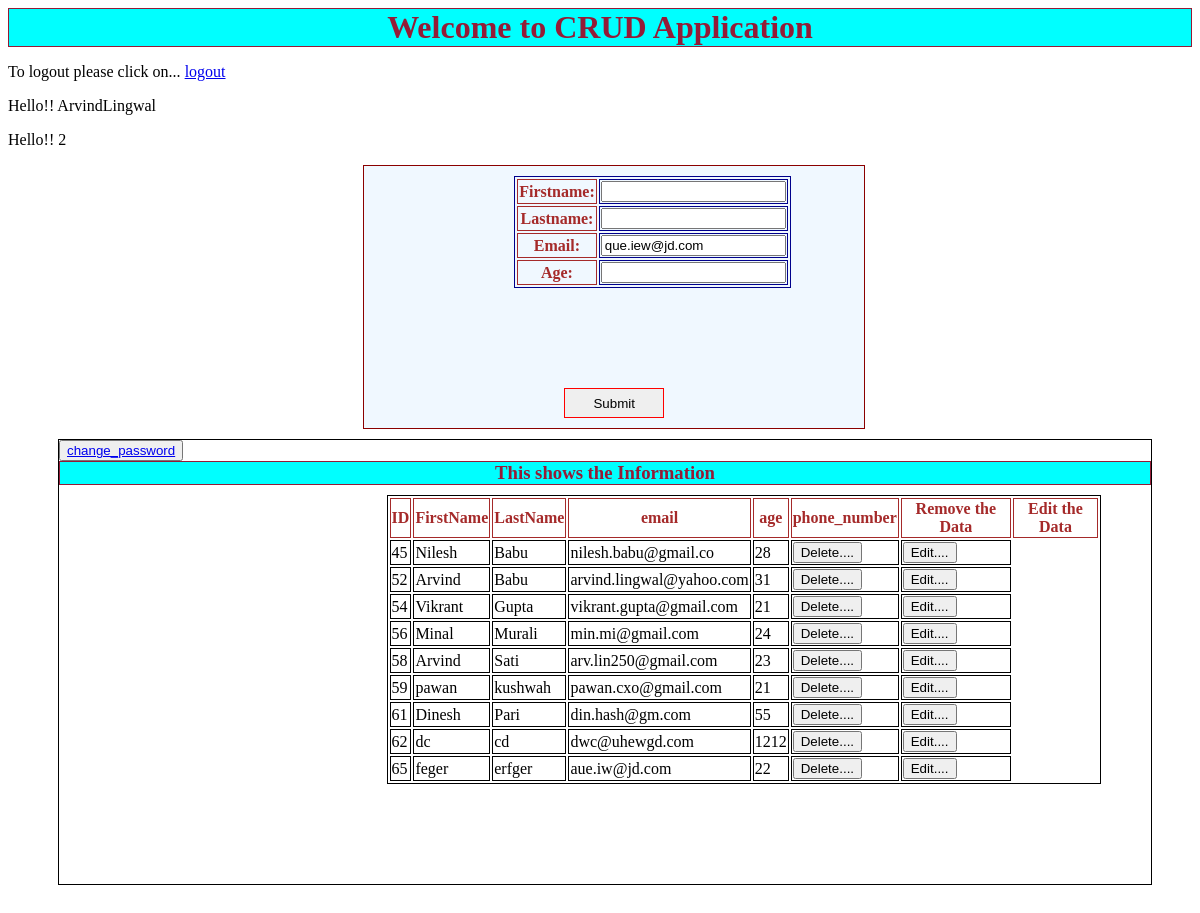
/crud (signed in), run on an earlier commit of the app's database.
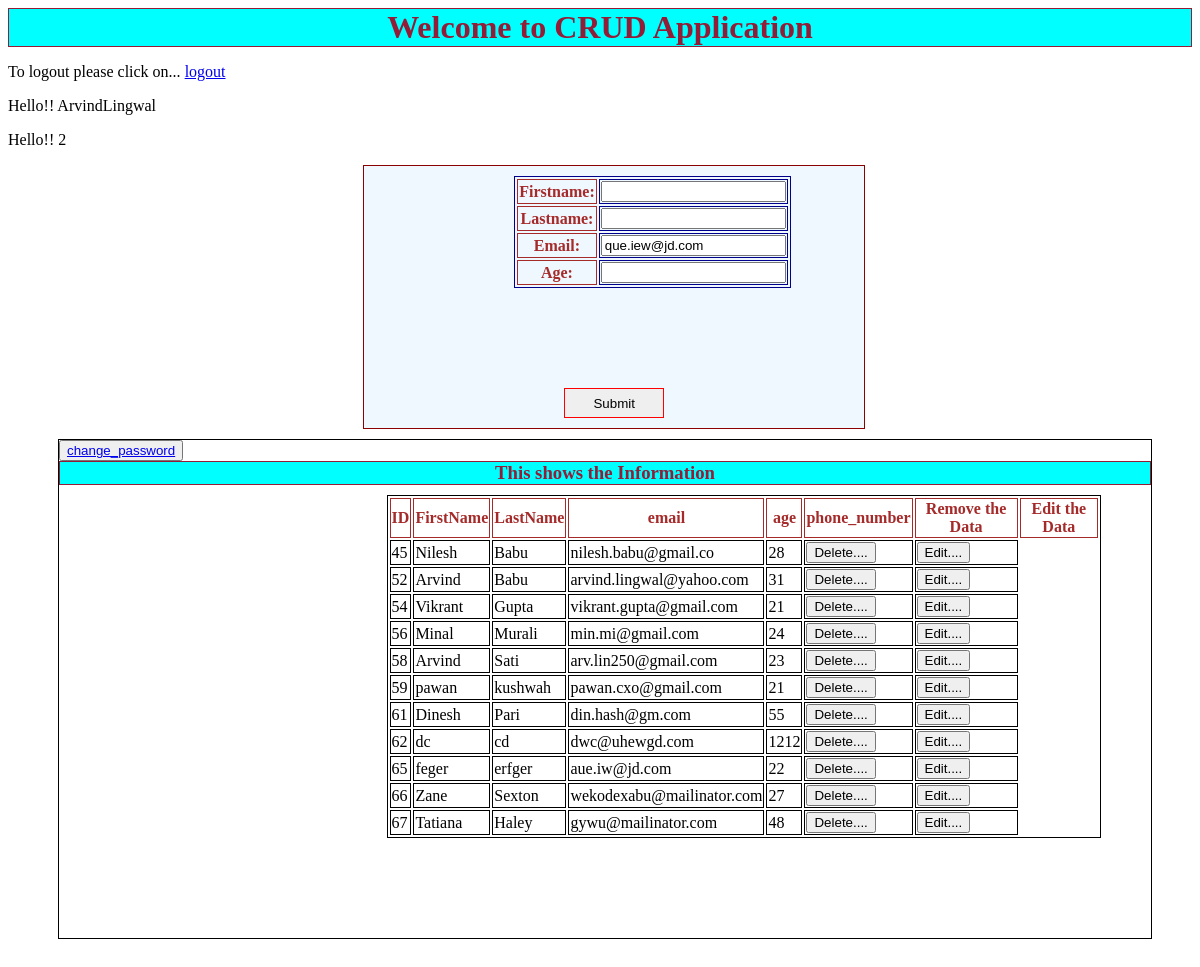
And on a later commit of the database.
### crud1/models.py (models this page shows, shortened)
class Information(models.Model):
    user = models.ForeignKey(User, on_delete=models.CASCADE, null=False, blank=True)
    firstname = models.CharField(max_length=20, default=' ')
    lastname = models.CharField(max_length=20)
    email = models.EmailField()
    age = models.IntegerField()

### crud1/views.py (the view)
# urls.py: path('crud', views.my_view, name='my_view'),
@login_required(login_url='/login/')
def my_view(request):
    if request.method == 'POST':
        obj = User.objects.get(pk=request.user.id)
        print(obj)
        fm = InformationForm(request.POST)
        if fm.is_valid():
            new_key = fm.save()
            add_value = Information.objects.get(id=new_key.pk)
            add_value.user = obj
            add_value.save()
        return HttpResponseRedirect(reverse('my_view'))
    else:
        obj = User.objects.get(pk = request.user.id)
        fm = InformationForm(instance=obj)
        fm.id = obj
    data = Information.objects.filter(user=request.user)
    context = {
        'form': fm,
        "data_info": data,
    }
    return render(request, "home.html", context)

### crud1/form.py
class InformationForm(forms.ModelForm):
    class Meta:
        model = Information
        fields = ['firstname', 'lastname', 'email', 'age']

### templates/home.html (shortened to what this page needs)
<!doctype html>
<html lang="en">
<head>
</head>
<body>
<h1>Welcome to CRUD Application</h1>
<p> To logout please click on... <a href="{% url "logout" %}">logout</a></p>
<p>Hello!! {{ request.user }}</p>
<p>Hello!! {{ request.user.id }}</p>
<div class="form">
<form action = "#" method="POST" >
    <table>
    {{ form.as_table }}
    </table>
    <input  class='container' type="submit" value = "Submit">
</form>
</div>
<div class="table">
<button type="button"><a href="{% url 'change-password' %}">change_password</a></button>
    <h3>This shows the Information</h3>
    {% if data_info %}
    <table>
    <thead>
        <tr>
            <th>ID</th>
            <th>FirstName</th>
            <th>LastName</th>
            <th>email</th>
            <th>age</th>
            <th>phone_number</th>
            <th>Remove the Data</th>
            <th>Edit the Data</th>
        </tr>
    </thead>
    <tbody>
        {% for inf in data_info %}
        <tr>
            <td>{{ inf.id }}</td>
            <td>{{ inf.firstname }}</td>
            <td>{{ inf.lastname }}</td>
            <td>{{ inf.email }}</td>
            <td>{{ inf.age }}</td>
            <td ><a href = "{% url 'confirm_delete' id=inf.id %}" style="color: Blue">
                <button>Delete....</button>
                </a>
            </td>
            <td ><a href = '{% url 'updated' id=inf.id %}'>
                <button>Edit....</button>
                </a>
            </td>
        </tr>
    {% endfor %}
    </tbody>
    </table>
    {% endif %}
</div>
</body>
</html>

What changed in the data, as far as the page shows it:
added Information: id "66", firstname "Zane", lastname "Sexton", email "wekodexabu@mailinator.com", age "27"
added Information: id "67", firstname "Tatiana", lastname "Haley", email "gywu@mailinator.com", age "48"
